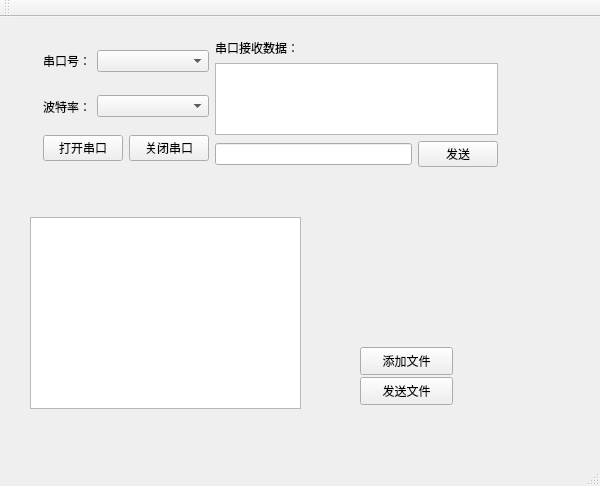
<?xml version="1.0" encoding="UTF-8"?>
<ui version="4.0">
 <class>MainWindow</class>
 <widget class="QMainWindow" name="MainWindow">
  <property name="geometry">
   <rect>
    <x>0</x>
    <y>0</y>
    <width>600</width>
    <height>486</height>
   </rect>
  </property>
  <property name="windowTitle">
   <string>MainWindow</string>
  </property>
  <widget class="QWidget" name="centralWidget">
   <widget class="QPushButton" name="pushButton_AddFile">
    <property name="geometry">
     <rect>
      <x>360</x>
      <y>330</y>
      <width>93</width>
      <height>28</height>
     </rect>
    </property>
    <property name="text">
     <string>添加文件</string>
    </property>
   </widget>
   <widget class="QPushButton" name="pushButton_SendFile">
    <property name="geometry">
     <rect>
      <x>360</x>
      <y>360</y>
      <width>93</width>
      <height>28</height>
     </rect>
    </property>
    <property name="text">
     <string>发送文件</string>
    </property>
   </widget>
   <widget class="QTableWidget" name="tableWidget_fileInf">
    <property name="geometry">
     <rect>
      <x>30</x>
      <y>200</y>
      <width>271</width>
      <height>192</height>
     </rect>
    </property>
   </widget>
   <widget class="QWidget" name="">
    <property name="geometry">
     <rect>
      <x>32</x>
      <y>10</y>
      <width>477</width>
      <height>152</height>
     </rect>
    </property>
    <layout class="QGridLayout" name="gridLayout_3">
     <item row="0" column="0">
      <widget class="QLabel" name="label">
       <property name="text">
        <string>串口号：</string>
       </property>
      </widget>
     </item>
     <item row="0" column="1" colspan="2">
      <widget class="QComboBox" name="comboBox_coms"/>
     </item>
     <item row="0" column="3" rowspan="3">
      <layout class="QGridLayout" name="gridLayout_2">
       <item row="0" column="0">
        <layout class="QVBoxLayout" name="verticalLayout">
         <item>
          <widget class="QLabel" name="label_3">
           <property name="text">
            <string>串口接收数据：</string>
           </property>
          </widget>
         </item>
         <item>
          <widget class="QTextEdit" name="textEdit_Accepted"/>
         </item>
        </layout>
       </item>
       <item row="1" column="0">
        <layout class="QGridLayout" name="gridLayout">
         <item row="0" column="0">
          <widget class="QLineEdit" name="lineEdit_sendText"/>
         </item>
         <item row="0" column="1">
          <widget class="QPushButton" name="pushButtonsendText">
           <property name="text">
            <string>发送</string>
           </property>
          </widget>
         </item>
        </layout>
       </item>
      </layout>
     </item>
     <item row="1" column="0">
      <widget class="QLabel" name="label_2">
       <property name="text">
        <string>波特率：</string>
       </property>
      </widget>
     </item>
     <item row="1" column="1" colspan="2">
      <widget class="QComboBox" name="comboBox_Baud"/>
     </item>
     <item row="2" column="0" colspan="2">
      <widget class="QPushButton" name="pushButton_openPort">
       <property name="text">
        <string>打开串口</string>
       </property>
      </widget>
     </item>
     <item row="2" column="2">
      <widget class="QPushButton" name="pushButton_closePort">
       <property name="text">
        <string>关闭串口</string>
       </property>
      </widget>
     </item>
    </layout>
   </widget>
   <widget class="QWidget" name="">
    <property name="geometry">
     <rect>
      <x>30</x>
      <y>180</y>
      <width>271</width>
      <height>17</height>
     </rect>
    </property>
    <layout class="QHBoxLayout" name="horizontalLayout">
     <item>
      <widget class="QLabel" name="label_4">
       <property name="text">
        <string>文件</string>
       </property>
      </widget>
     </item>
     <item>
      <widget class="QLabel" name="label_5">
       <property name="text">
        <string>大小</string>
       </property>
      </widget>
     </item>
     <item>
      <widget class="QLabel" name="label_6">
       <property name="text">
        <string>起始地址</string>
       </property>
      </widget>
     </item>
     <item>
      <widget class="QLabel" name="label_7">
       <property name="text">
        <string>结束地址</string>
       </property>
      </widget>
     </item>
    </layout>
   </widget>
  </widget>
  <widget class="QMenuBar" name="menuBar">
   <property name="geometry">
    <rect>
     <x>0</x>
     <y>0</y>
     <width>600</width>
     <height>26</height>
    </rect>
   </property>
  </widget>
  <widget class="QToolBar" name="mainToolBar">
   <attribute name="toolBarArea">
    <enum>TopToolBarArea</enum>
   </attribute>
   <attribute name="toolBarBreak">
    <bool>false</bool>
   </attribute>
  </widget>
  <widget class="QStatusBar" name="statusBar"/>
 </widget>
 <layoutdefault spacing="6" margin="11"/>
 <resources/>
 <connections/>
</ui>
